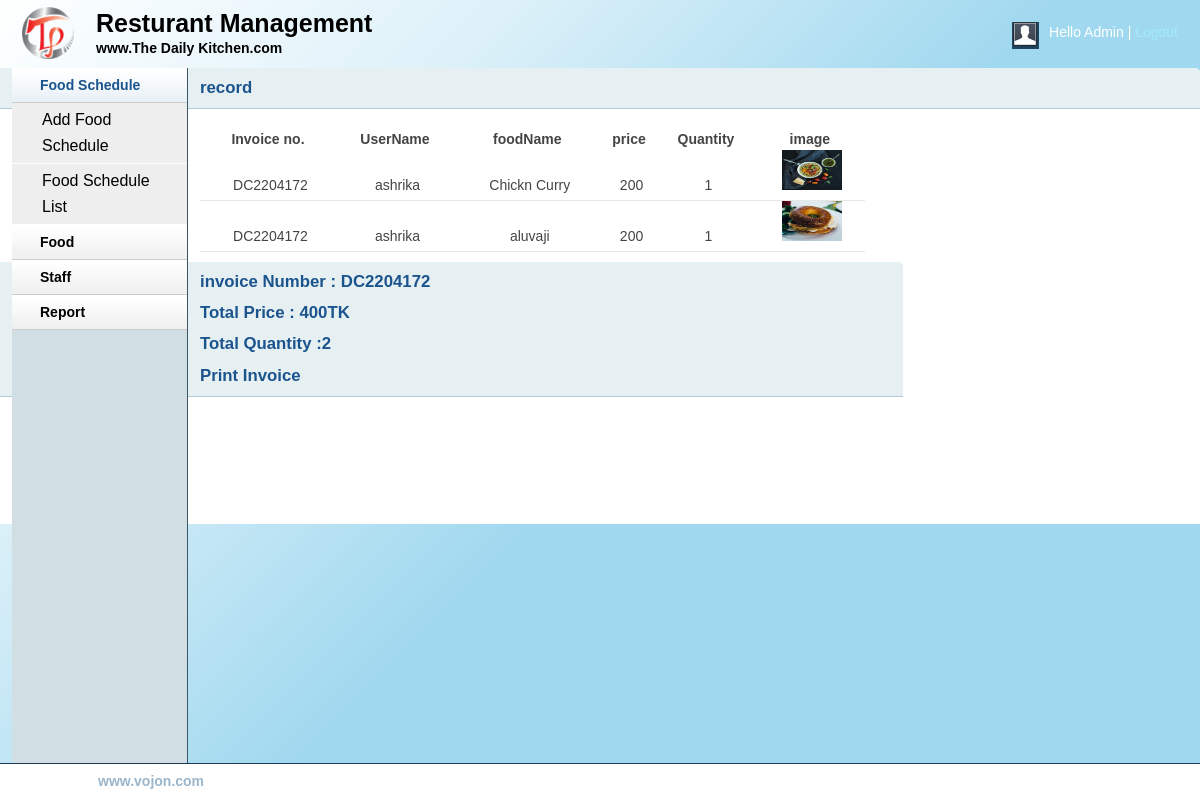
The app's page /admin/details.php?cart_id=DC2204172 with its own data.
### tables this page shows
CREATE TABLE IF NOT EXISTS `tbl_order` (
`order_id` int(11) NOT NULL,
  `invoice_id` varchar(100) NOT NULL,
  `user_id` int(100) NOT NULL,
  `food_id` int(100) NOT NULL,
  `food_name` text NOT NULL,
  `food_image` varchar(100) NOT NULL,
  `food_price` int(100) NOT NULL,
  `food_quantity` int(100) NOT NULL,
  `date` date NOT NULL
);

CREATE TABLE IF NOT EXISTS `tbl_user` (
`userId` int(11) NOT NULL,
  `userName` varchar(255) NOT NULL,
  `phone` int(11) NOT NULL,
  `email` varchar(255) NOT NULL,
  `password` int(255) NOT NULL,
  `address` text NOT NULL
);

### admin/classes/base.php (called while the page is built)
<?php
class Database{
	private $hostdb= "localhost";
	private $userdb= "root";
	private $passdb= "";
	private $namedb= "db_restaurant";
	protected $pdo;
	 function __construct(){
		  if(!isset($this->pdo)){
    try{
	  $link = new PDO("mysql:host=".$this->hostdb.";dbname=".$this->namedb,$this->userdb, $this->passdb);
		$link->setAttribute(PDO::ATTR_ERRMODE, PDO::ERRMODE_EXCEPTION);
		$this->pdo=$link ;
	  }
	  catch(PDOException $e)
   {
   echo "Connection failed: " . $e->getMessage();
   }
		  }
	}
 }
?>

### admin/classes/CartClass.php (called while the page is built, shortened)
<?php
    $filepath = realpath(dirname(__FILE__));
    include_once ($filepath.'/base.php');
?>
<?php
class CartClass extends Database{
	public function details($id){
	$sql="SELECT * FROM tbl_order INNER JOIN tbl_user ON tbl_order.user_id=tbl_user.userId where invoice_id= '$id'";
	$query = $this->pdo->prepare($sql);
    $query->execute();
    $result = $query->fetchAll();
    return $result;
}
}
?>

### admin/details.php (the view, shortened to what this page needs)
<?php include 'inc/header.php';?>
<?php include 'inc/sidebar.php';?>
<?php include 'classes/base.php';?>
<?php include 'classes/CartClass.php';?>
		<?php
  $order_details= new CartClass();
  if(isset($_GET['cart_id'])){
    $id = $_GET['cart_id'];
    $id = preg_replace('/[^-a-zA-Z0-9_]/', '', $_GET['cart_id']);
    $cartid = $order_details->details($id);
  }?>
  <div class="box round first grid">
                <h2>record</h2>
                <div class="block">
 <?php $all=$order_details->details($id);
  if($all){
	  ?>
				<table style="width:56%;">
					<thead>
						<tr>
						   <th> Invoice no.</th>
						   <th>UserName</th>
                           <th>foodName</th>
                           <th>price</th>
						   <th>Quantity</th>
							 <th>image</th>
						</tr>
					</thead>
					<tbody>
				<?php
				 $sum=0;
				 $quantityy=0;
	  foreach ($all as $data) {
            ?>
						   <tr class="odd gradeX" style="text-align:center;">
							<td><?php echo $invoice=$data['invoice_id']; ?></td>
                            <td><?php echo $user=$data['userName']; ?></td>
							<td><?php echo $data['food_name']; ?></td>
							<td><?php echo $total=$data['food_price']; ?></td>
							<td><?php echo $quantity=$data['food_quantity']; ?></td>
							<td><img src="<?php echo $data['food_image']; ?>" height="40px" width="60px"/></td>
						</tr>
						     <?php
						       $sum= $total+$sum;
						      $quantityy=$quantity+$quantityy;
							  ?>
            <?php } }?>
  </tbody>
				</table>
				<div style="width:75%;;background:black;">
				<h2>invoice Number : <?php echo $invoice;?></h2>
				<h2>   Total Price :    <?php echo $sum."TK";?></h2>
				<h2>Total Quantity :<?php echo $quantityy;?></h2>
				<h2>Print Invoice</h2>
				</div>
</div>
</div>
<?php include 'inc/footer.php';?>

### admin/css/layout.css (style rules this page uses)
body { background: #fff none repeat scroll 0 0; color: #444; font-size: 14px; padding: 0; }
h1, h2, h3, h4, h5, h6 { line-height:1.2em; margin-bottom:.3em; }
h2 { margin-top:1em; }
.box { background:#fff; margin-bottom:20px; padding:10px 10px 10px 10px; margin-left:-8px; }
.box.grid { padding-bottom:40px; }
.box.round { -moz-border-radius: 5px 5px 0px 0px; -webkit-border-radius: 5px 5px 0px 0px; border-radius: 5px 5px 0px 0px; }
.box h2 { font-size:1.2em; font-weight:bold; color:#1B548D; background:#E6F0F3; margin:-10px -10px 0 -10px; padding:10px 12px; border-bottom:1px solid #B3CBD6; -moz-border-radius: 5px 5px 0px 0px; -webkit-border-radius: 5px 5px 0px 0px; border-radius: 5px 5px 0px 0px; }
.box.first { min-height: 406px; }
.block { padding-top:20px; }
.block { padding-bottom:1px; }
tr.odd { height: 30px; line-height: 30px; border-bottom:1px solid #e6e6e6; }
tr.odd td, tr.even td { padding-left:5px; }

### records on screen
tbl_order: invoice "DC2204172", user.userName "ashrika", food_name "Chickn Curry", food_price "200", food_quantity "1", food_image (picture)
tbl_order: invoice "DC2204172", user.userName "ashrika", food_name "aluvaji", food_price "200", food_quantity "1", shows a picture

### other values on screen
$sum "400"
$quantityy "2"
